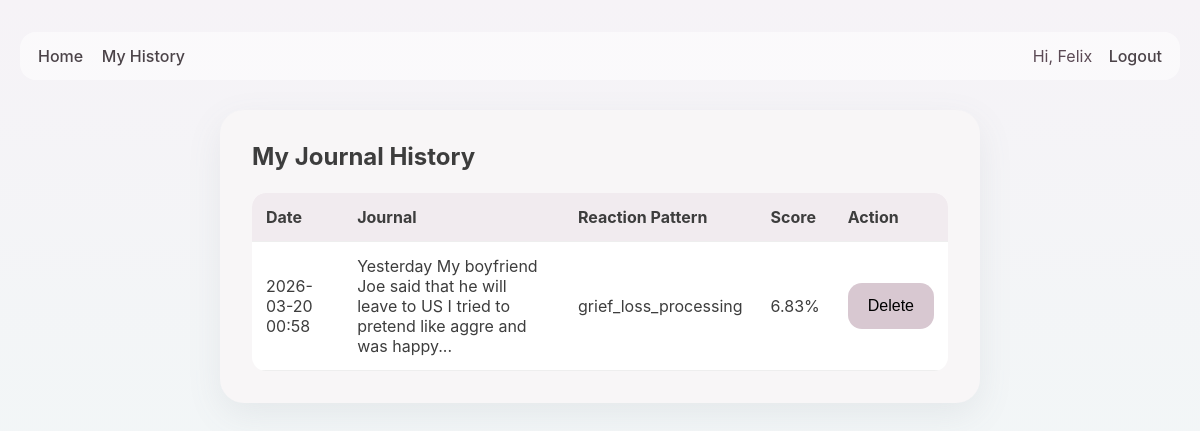
The app's page /history (signed in), older data.
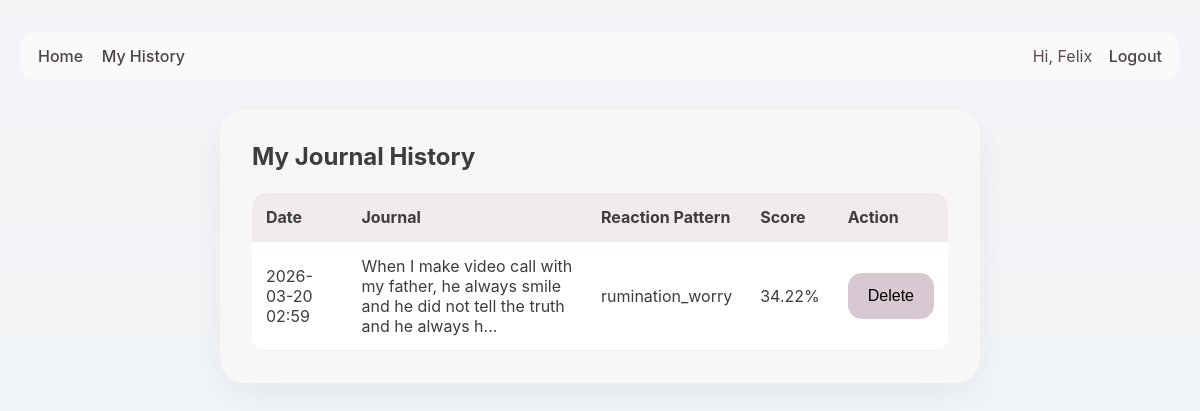
The same page, newer data.
### app.py (models this page shows, shortened)
class User(UserMixin, db.Model):
    id = db.Column(db.Integer, primary_key=True)
    username = db.Column(db.String(120), unique=True, nullable=False)
    email = db.Column(db.String(150), unique=True, nullable=False)
    password_hash = db.Column(db.String(255), nullable=False)
    journals = db.relationship("JournalEntry", backref="user", lazy=True)

class JournalEntry(db.Model):
    id = db.Column(db.Integer, primary_key=True)
    journal_text = db.Column(db.Text, nullable=False)
    reaction_pattern = db.Column(db.String(200), nullable=True)
    score = db.Column(db.Float, nullable=True)
    created_at = db.Column(db.DateTime, default=datetime.utcnow)
    user_id = db.Column(db.Integer, db.ForeignKey("user.id"), nullable=False)

### app.py (the view)
@app.route("/history")
@login_required
def history():
    entries = JournalEntry.query.filter_by(user_id=current_user.id) \
        .order_by(JournalEntry.created_at.desc()).all()
    return render_template("history.html", entries=entries)

### app.py (called while the page is built)
@login_manager.user_loader
def load_user(user_id):
    return User.query.get(int(user_id))

### templates/history.html
{% extends 'base.html' %}
{% block content %}
<div class="history-card">
    <h2>My Journal History</h2>
    {% if entries %}
        <table class="history-table">
            <thead>
                <tr>
                    <th>Date</th>
                    <th>Journal</th>
                    <th>Reaction Pattern</th>
                    <th>Score</th>
                    <th>Action</th>
                </tr>
            </thead>
            <tbody>
                {% for entry in entries %}
                <tr>
                    <td>{{ entry.created_at.strftime('%Y-%m-%d %H:%M') }}</td>
                    <td>{{ entry.journal_text[:100] }}{% if entry.journal_text|length > 100 %}...{% endif %}</td>
                    <td>{{ entry.reaction_pattern }}</td>
                    <td>{{ entry.score }}%</td>
                    <td>
                        <form method="POST" action="{{ url_for('delete_entry', entry_id=entry.id) }}">
                            <button type="submit" class="delete-btn">Delete</button>
                        </form>
                    </td>
                </tr>
                {% endfor %}
            </tbody>
        </table>
    {% else %}
        <p>No journal history yet.</p>
    {% endif %}
</div>
{% endblock %}

### templates/base.html (shortened to what this page needs)
<!DOCTYPE html>
<html lang="en">
<head>
    <link rel="stylesheet" href="{{ url_for('static', filename='css/style.css') }}">
</head>
<body>
    <div class="page-shell">
        <nav class="top-nav">
            <div class="nav-left">
                <a href="{{ url_for('index') }}">Home</a>
                {% if current_user.is_authenticated %}
                    <a href="{{ url_for('history') }}">My History</a>
                {% endif %}
            </div>
            <div class="nav-right">
                {% if current_user.is_authenticated %}
                    <span class="welcome-text">Hi, {{ current_user.username }}</span>
                    <a href="{{ url_for('logout') }}">Logout</a>
                {% else %}
                    <a href="{{ url_for('login') }}">Login</a>
                    <a href="{{ url_for('register') }}">Register</a>
                {% endif %}
            </div>
        </nav>
        {% block content %}{% endblock %}
    </div>
</body>
</html>

### static/css/style.css (style rules this page uses)
* { box-sizing: border-box; }
body { margin: 0; padding: 0; font-family: "Inter", "Segoe UI", Arial, sans-serif; background: linear-gradient(180deg, #f6f3f7 0%, #f2f6f7 100%); color: #3d3d3d; }
.page-shell { max-width: 1200px; margin: 0 auto; padding: 20px; }
.top-nav { display: flex; justify-content: space-between; align-items: center; margin: 12px 0 24px; padding: 14px 18px; border-radius: 16px; background: rgba(255, 255, 255, 0.55); }
.top-nav a { text-decoration: none; margin-right: 14px; color: #4b4348; font-weight: 500; }
.top-nav a:last-child { margin-right: 0; }
.welcome-text { margin-right: 12px; color: #5b4a55; }
.auth-card, .history-card { max-width: 760px; margin: 30px auto; background: #f8f6f7; padding: 32px; border-radius: 24px; box-shadow: 0 12px 35px rgba(110, 118, 130, 0.10); }
.auth-card h2, .history-card h2 { margin-top: 0; margin-bottom: 22px; }
.auth-form button, .delete-btn { border: none; border-radius: 14px; background: #d8c8d1; padding: 14px 20px; font-size: 16px; cursor: pointer; }
.history-table { width: 100%; border-collapse: collapse; background: white; border-radius: 14px; overflow: hidden; }
.history-table th, .history-table td { text-align: left; padding: 14px; border-bottom: 1px solid #eee; }
.history-table th { background: #f1ebef; }

Row changes from the older to the newer data that the page shows:
removed JournalEntry: created_at "2026-03-20 00:58", journal_text "Yesterday My boyfriend Joe said that he will leave to US I tried to pretend like aggre and was happy", reaction_pattern "grief_loss_processing", score "6.83"
added JournalEntry: created_at "2026-03-20 02:59", journal_text "When I make video call with my father, he always smile and he did not tell the truth and he always h", reaction_pattern "rumination_worry", score "34.22"
